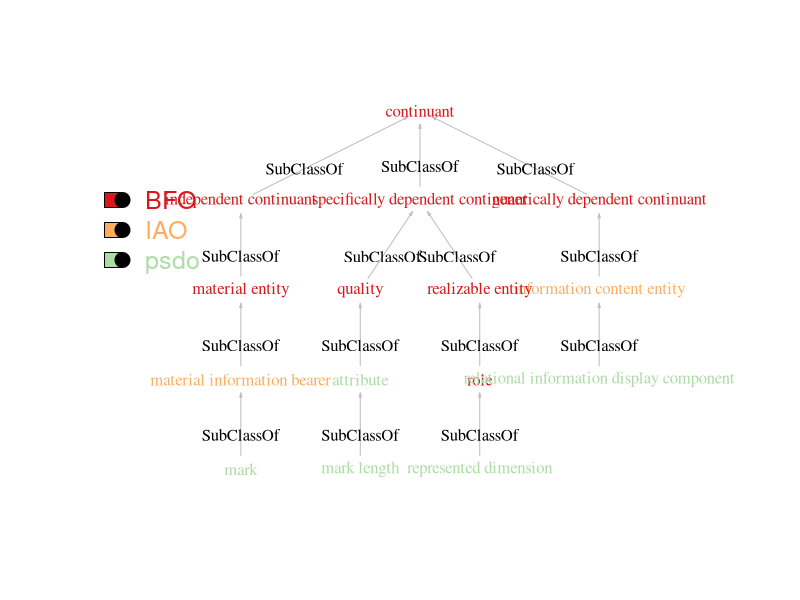

This figure's R source:
#!/usr/bin/env Rscript

# libraries
library('igraph')
library("RColorBrewer")

# import files from command line args
# if generated using ./get_data.py they will be in correct format
nodes <- read.csv('nodes.csv', header=T, as.is=T)
links <- read.csv('edges.csv', header=T, as.is=T)

# create network object from imported data
net <- graph_from_data_frame(d=links, vertices=nodes, directed=T)

# create vector of parent purls
V(net)$purl = nodes$parent.purl

# generate colors for each parent ontology
colr = brewer.pal(4, "Spectral")

# set color vector
V(net)$color <- colr[as.numeric(as.factor(V(net)$purl))]

# set layout
# l <- layout_in_circle(net)
# l <- layout_randomly(net)
l <- layout_as_tree(net, root=1, mode = 'all')

# plot
# plot(net)
plot(net,
     vertex.label=V(net)$label,
     vertex.label.color=V(net)$color,
     vertex.label.cex=1,
     vertex.shape='none',
     edge.color="grey",
     edge.arrow.size=.2,
     edge.label=E(net)$type,
     edge.label.cex=1,
     edge.label.color='black',
     layout=l,
     rescale=T)

# add legend
legend("bottomleft",
       legend=levels(as.factor(V(net)$purl)),
       fill = colr,
       border = 'black',
       bty = "n",
       pch=20 ,
       pt.cex = 3,
       cex = 1.5,
       text.col=colr,
       horiz = FALSE,
       inset = c(0, .5))
